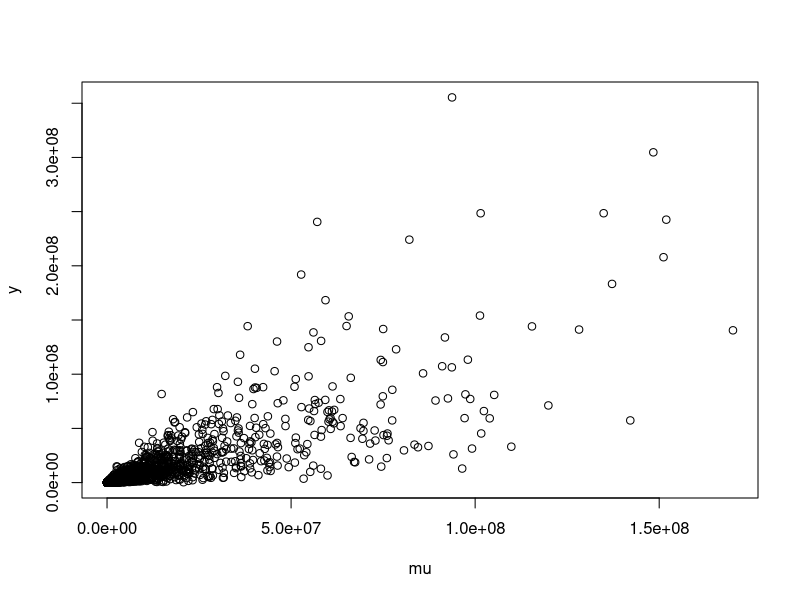

Write R code to recreate this figure. (Note: this script raises an error after producing the figure.)
# Title     : Test what the `predict` function does for generalized linear model
# Created by: josef
# Created on: 17.04.20

library(lme4)

# 1. Generate Data
n_obs = 10000

x1 = runif(n_obs) * 3
x2 = runif(n_obs) * 2

eta = 2 + 3 * x1 + 4 * x2
mu = exp(eta) # = E[Y | X] (we use log link)

# TODO: Find out if this is REALLY 100% how the Gamma should be simulated
phi = 0.5
shape_param = 1 / phi   # should correspond to the shape and scale params on wiki
scale_param = mu * phi

y = rgamma(n = n_obs, shape = shape_param, scale = scale_param)

plot(mu, y)

# 2. Fit the model
model = glm("y ~ x1 + x2 ", family=Gamma(link="log"))

# 3. Compare theoretical results with the `predict` function
beta_0 = model[["coefficients"]][["(Intercept)"]]
beta_1 = model[["coefficients"]][["x1"]]
beta_2 = model[["coefficients"]][["x2"]]

theoretical_prediction = exp(beta_0 + beta_1 * x1 + beta_2 * x2)
model_prediction = predict(model, type="response")

theoretical_prediction = beta_0 + beta_1 * x1 + beta_2 * x2
model_prediction = predict(model, type="link")

max_difference = max(abs(theoretical_prediction - model_prediction))
print(paste("Max difference in theoretical and fitted is", max_difference))



